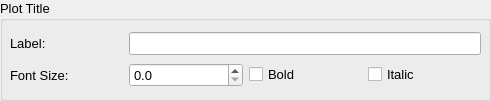
   <widget class="QGroupBox" name="groupBox_13">
    <property name="geometry">
     <rect>
      <x>630</x>
      <y>410</y>
      <width>491</width>
      <height>101</height>
     </rect>
    </property>
    <property name="font">
     <font>
      <pointsize>10</pointsize>
     </font>
    </property>
    <property name="title">
     <string>Plot Title</string>
    </property>
    <widget class="QWidget" name="gridLayoutWidget_6">
     <property name="geometry">
      <rect>
       <x>10</x>
       <y>30</y>
       <width>471</width>
       <height>61</height>
      </rect>
     </property>
     <layout class="QGridLayout" name="gridLayout_6">
      <item row="0" column="0">
       <widget class="QLabel" name="label_38">
        <property name="text">
         <string>Label:</string>
        </property>
       </widget>
      </item>
      <item row="1" column="0">
       <widget class="QLabel" name="label_41">
        <property name="text">
         <string>Font Size:</string>
        </property>
       </widget>
      </item>
      <item row="1" column="1">
       <widget class="QDoubleSpinBox" name="sbTFontSize">
        <property name="decimals">
         <number>1</number>
        </property>
        <property name="singleStep">
         <double>0.100000000000000</double>
        </property>
       </widget>
      </item>
      <item row="1" column="2">
       <widget class="QCheckBox" name="chbTBold">
        <property name="text">
         <string>Bold</string>
        </property>
       </widget>
      </item>
      <item row="1" column="3">
       <widget class="QCheckBox" name="chbTItal">
        <property name="text">
         <string>Italic</string>
        </property>
       </widget>
      </item>
      <item row="0" column="1" colspan="3">
       <widget class="QLineEdit" name="ePltTitle"/>
      </item>
     </layout>
    </widget>
   </widget>
